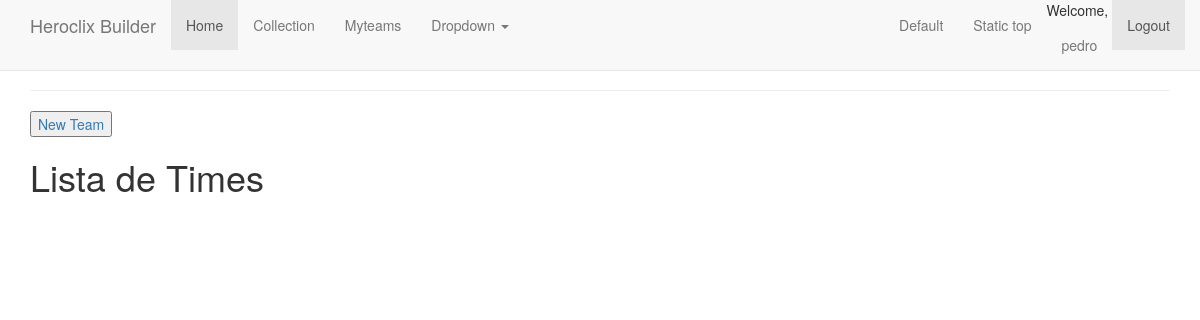
The app's page /myteam/1 (signed in), older data.
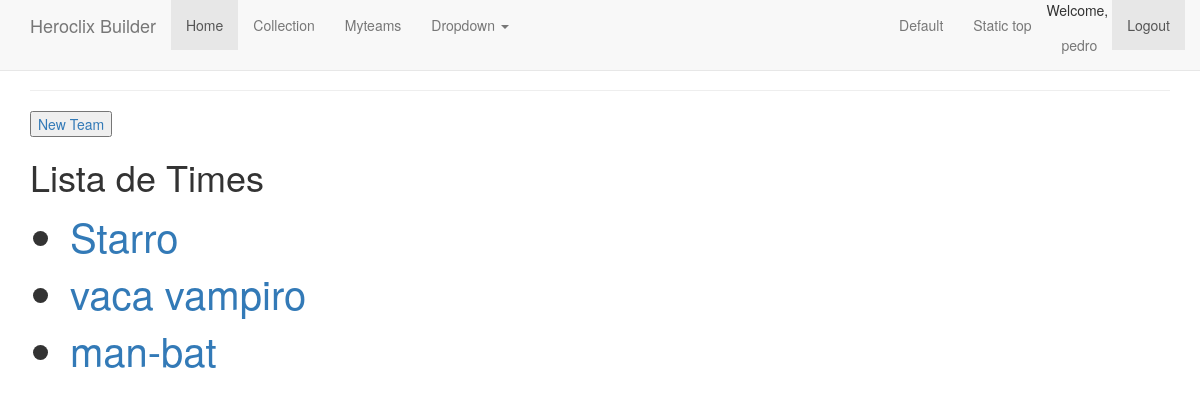
The same page, newer data.
### app/models.py (models this page shows, shortened)
class User(UserMixin, db.Model):
    id = db.Column(db.Integer, primary_key=True)
    username = db.Column(db.String(64), index=True, unique=True)
    email = db.Column(db.String(128), index=True, unique=True)
    password_hash = db.Column(db.String(128))
    team = db.relationship('Team', backref='team_owner', lazy='dynamic')

class Team(db.Model):
    id = db.Column(db.Integer, primary_key=True)
    team_name = db.Column(db.String(64), index=True)
    team_point = db.Column(db.Integer, index=True)
    team_desc = db.Column(db.String(64), index=True)
    user_id = db.Column(db.Integer, db.ForeignKey('user.id'))

### app/routes.py (the view)
@app.route('/myteam/<id>')
@login_required
def myteam(id):
    myteam = Team.query.filter_by(user_id=id)
    return render_template('myteam.html', myteam=myteam, title='Team')

### app/models.py (called while the page is built)
@login.user_loader
def load_user(id):
    return User.query.get(int(id))

### app/templates/myteam.html
{% extends "layout.html" %}
{% block content %}
<button type="button"><a href="{{url_for('newteam', id=current_user.id)}}">New Team</a></button>
 <h1> Lista de Times </h1>
    <div>
        <ul>
         {% for myteam in myteam %}
          <li style="font-size: 30pt"><a href="{{ url_for('myteam', id=myteam.id) }}">{{ myteam.team_name }}</a></li>
         {% endfor %}
        </ul>
    </div>
{% endblock %}

### app/templates/layout.html (shortened to what this page needs)
<!DOCTYPE html>
<html lang="en">
  <head>
    <link rel="stylesheet" href="https://maxcdn.bootstrapcdn.com/bootstrap/3.3.7/css/bootstrap.min.css">
    <link href="{{ url_for('static', filename="css/bootstrap.min.css") }}" rel="stylesheet">
    <link href="{{ url_for('static', filename="css/ie10-viewport-bug-workaround.css") }}" rel="stylesheet">
    <link href="{{ url_for('static', filename="css/navbar-fixed-top.css") }}" rel="stylesheet">
  </head>
  <body>
    <nav class="navbar navbar-default navbar-fixed-top">
      <div class="container">
        <div class="navbar-header">
          <a class="navbar-brand" href="/index">Heroclix Builder</a>
        </div>
        <div id="navbar" class="navbar-collapse collapse">
          <ul class="nav navbar-nav">
            <li class="active"><a href="{{ url_for('index') }}">Home</a></li>
            <li><a href="{{ url_for('collection') }}">Collection</a></li>
            <li><a href="{{ url_for('myteam', id=current_user.id) }}">Myteams</a></li>
            <li class="dropdown">
              <a href="#" class="dropdown-toggle" data-toggle="dropdown" role="button" aria-haspopup="true" aria-expanded="false">Dropdown <span class="caret"></span></a>
            </li>
          </ul>
          <ul class="nav navbar-nav navbar-right">
            <li><a href="../navbar/">Default</a></li>
            <li><a href="../navbar-static-top/">Static top</a></li>
            {% if current_user.is_anonymous %}
              <li class="active"><a href="{{ url_for('login') }}">Login<span class="sr-only">(current)</span></a></li>
            {% else %}
              <li>Welcome, <a href="{{ url_for('user', username=current_user.username) }}">{{ current_user.username }}</a></li>
              <li class="active"><a href="{{ url_for('logout') }}">Logout<span class="sr-only">(current)</span></a></li>
            {% endif %}
          </ul>
        </div>
      </div>
    </nav>
    <div class="container">
      <hr>
      {% block content %}{% endblock %}
    </div>
  </body>
</html>

### app/static/css/navbar-fixed-top.css (style rules this page uses)
body { min-height: 2000px; padding-top: 70px; }

Row changes from the older to the newer data that the page shows:
now on this page (row edited): Team: team_name "Starro"
added Team: team_name "vaca vampiro"
added Team: team_name "man-bat"
